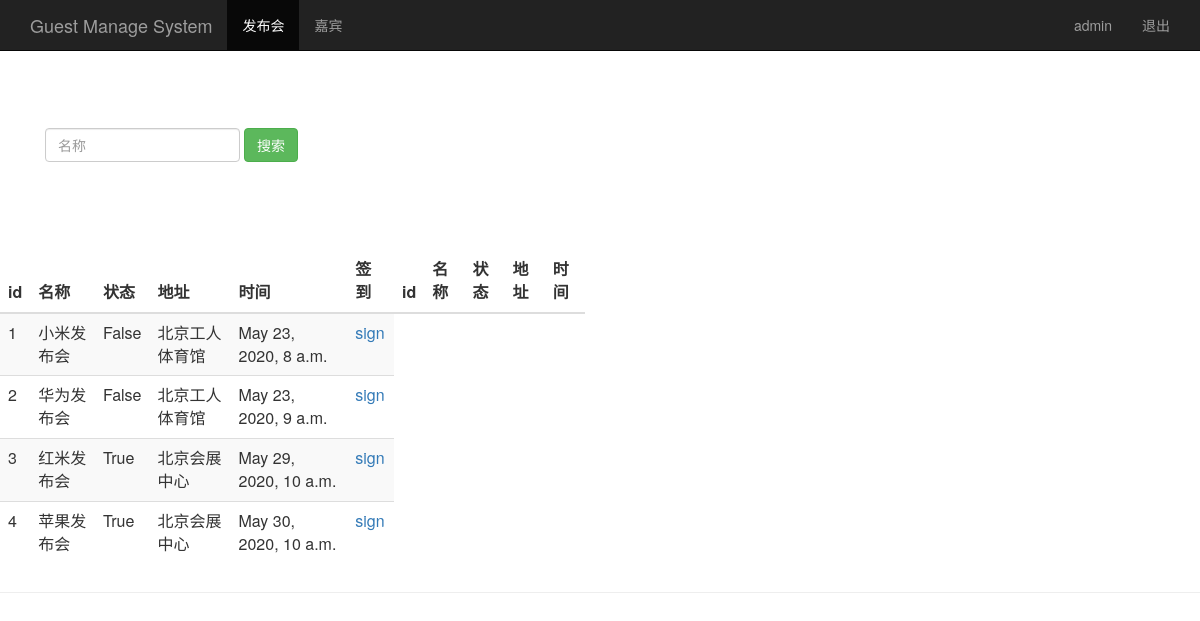
The page /event_manage/ (signed in) on the database its author committed.
### sign/models.py (models this page shows, shortened)
class Event(models.Model):
    name = models.CharField(max_length=100) # 发布会标题
    limit = models.IntegerField() # 参加人数
    status = models.BooleanField() # 状态
    address = models.CharField(max_length=200) # 地址
    start_time = models.DateTimeField('events time') # 发布会时间
    create_time = models.DateTimeField(auto_now=True) # 创建时间，自动获取当前时间

### sign/views.py (the view)
# urls.py: url(r'^event_manage/$',views.event_manage),
@login_required
def event_manage(request):
    event_list = Event.objects.all()
    username = request.session.get('user','') #读取浏览器session
    return render(request,'event_manage.html',{"user":username,"events":event_list})

### sign/templates/event_manage.html (shortened to what this page needs)
<html lang="zh-CN">
<head>
    {% load bootstrap3 %}
    {% bootstrap_css %}
</head>
<body role="document">
<nav class="navbar navbar-inverse navbar-fixed-top">
    <div class="container">
        <div class="navbar-header">
            <a class="navbar-brand" href="/event_manage/">Guest Manage System</a>
        </div>
        <div id="navbar" class="collapse navbar-collapse">
            <ul class="nav navbar-nav">
                <li class="active">
                    <a href="#">发布会</a>
                </li>
                <li><a href="/guest_manage">嘉宾</a></li>
            </ul>
            <ul class="nav navbar-nav navbar-right">
                <li><a href="#">{{user}}</a></li>
                <li><a href="/logout/">退出</a></li>
            </ul>
        </div>
    </div>
</nav>
<div class="page-header" style="padding-top:60px">
    <div id="navbar1" class="navbar-collapse collapse">
    <div id="navbar" class="navbar-collapse collapse">
        <form class="navbar-form" method="get" action="/search_name/">
            <div class="form-group">
                <input name="name" type="text" placeholder="名称" class="form-control">
            </div>
            <button type="submit" class="btn btn-success">搜索</button>
        </form>
    </div>
</div>
<div class="row" style="padding-top:80px;">
    <div class="col-md-6">
        <table class="table table-striped">
        <thead>
        <tr>
            <th>id</th><th>名称</th><th>状态</th><th>地址</th><th>时间</th><th>签到</th>
            <th>id</th><th>名称</th><th>状态</th><th>地址</th><th>时间</th>
        </tr>
        </thead>
        <tbody>
        {% for event in events %}
        <tr>
            <td>{{ event.id }}</td>
            <td>{{ event.name }}</td>
            <td>{{ event.status }}</td>
            <td>{{ event.address }}</td>
            <td>{{ event.start_time }}</td>
            <td>
                <a href="/sign_index/{{ event.id }}/" target="{{ event.id }}_blank">sign</a>
            </td>
        </tr>
        {% endfor %}
        </tbody>
        </table>
    </div>
</div>
</body>
</html>

### rows shown on the page
Event: id "1", name "小米发布会", status "False", address "北京工人体育馆", start_time "May 23, 2020, 8 a.m."
Event: id "2", name "华为发布会", status "False", address "北京工人体育馆", start_time "May 23, 2020, 9 a.m."
Event: id "3", name "红米发布会", status "True", address "北京会展中心", start_time "May 29, 2020, 10 a.m."
Event: id "4", name "苹果发布会", status "True", address "北京会展中心", start_time "May 30, 2020, 10 a.m."

### other values the page prints
{{ user }} "admin"
